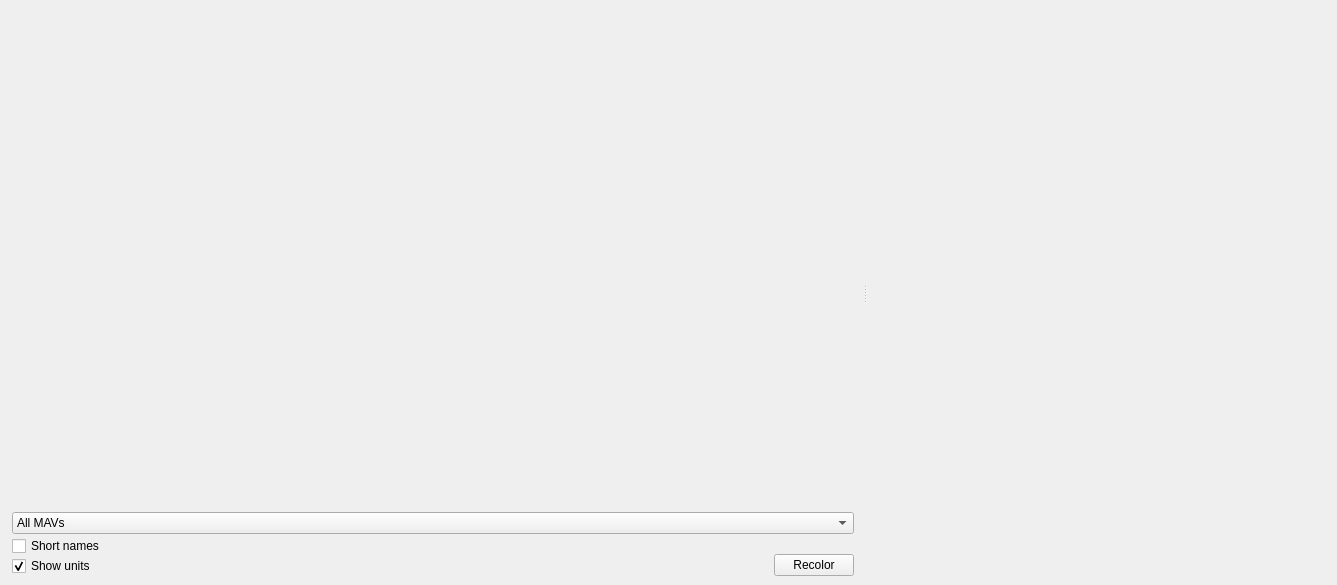
<?xml version="1.0" encoding="UTF-8"?>
<ui version="4.0">
 <class>linechart</class>
 <widget class="QWidget" name="linechart">
  <property name="geometry">
   <rect>
    <x>0</x>
    <y>0</y>
    <width>1337</width>
    <height>585</height>
   </rect>
  </property>
  <property name="sizePolicy">
   <sizepolicy hsizetype="Expanding" vsizetype="Expanding">
    <horstretch>3</horstretch>
    <verstretch>2</verstretch>
   </sizepolicy>
  </property>
  <property name="minimumSize">
   <size>
    <width>300</width>
    <height>200</height>
   </size>
  </property>
  <property name="windowTitle">
   <string>Form</string>
  </property>
  <property name="styleSheet">
   <string notr="true"/>
  </property>
  <layout class="QHBoxLayout" name="horizontalLayout_2">
   <property name="leftMargin">
    <number>6</number>
   </property>
   <property name="topMargin">
    <number>6</number>
   </property>
   <property name="rightMargin">
    <number>6</number>
   </property>
   <property name="bottomMargin">
    <number>6</number>
   </property>
   <item>
    <widget class="QSplitter" name="splitter">
     <property name="frameShape">
      <enum>QFrame::NoFrame</enum>
     </property>
     <property name="midLineWidth">
      <number>1</number>
     </property>
     <property name="orientation">
      <enum>Qt::Horizontal</enum>
     </property>
     <property name="handleWidth">
      <number>10</number>
     </property>
     <widget class="QWidget" name="curveGroupBox" native="true">
      <layout class="QGridLayout" name="gridLayout" rowstretch="50,0">
       <property name="leftMargin">
        <number>6</number>
       </property>
       <property name="topMargin">
        <number>6</number>
       </property>
       <property name="rightMargin">
        <number>6</number>
       </property>
       <property name="bottomMargin">
        <number>3</number>
       </property>
       <item row="0" column="0">
        <widget class="QScrollArea" name="curveListWidget">
         <property name="sizePolicy">
          <sizepolicy hsizetype="Minimum" vsizetype="Expanding">
           <horstretch>0</horstretch>
           <verstretch>0</verstretch>
          </sizepolicy>
         </property>
         <property name="minimumSize">
          <size>
           <width>60</width>
           <height>150</height>
          </size>
         </property>
         <property name="baseSize">
          <size>
           <width>60</width>
           <height>150</height>
          </size>
         </property>
         <property name="autoFillBackground">
          <bool>false</bool>
         </property>
         <property name="styleSheet">
          <string notr="true"/>
         </property>
         <property name="frameShape">
          <enum>QFrame::NoFrame</enum>
         </property>
         <property name="frameShadow">
          <enum>QFrame::Sunken</enum>
         </property>
         <property name="widgetResizable">
          <bool>true</bool>
         </property>
         <property name="alignment">
          <set>Qt::AlignLeading|Qt::AlignLeft|Qt::AlignTop</set>
         </property>
         <widget class="QWidget" name="scrollAreaWidgetContents">
          <property name="geometry">
           <rect>
            <x>0</x>
            <y>0</y>
            <width>830</width>
            <height>496</height>
           </rect>
          </property>
         </widget>
        </widget>
       </item>
       <item row="1" column="0">
        <layout class="QVBoxLayout" name="verticalLayout_2">
         <property name="spacing">
          <number>2</number>
         </property>
         <item>
          <widget class="QComboBox" name="uasSelectionBox">
           <item>
            <property name="text">
             <string>All MAVs</string>
            </property>
           </item>
          </widget>
         </item>
         <item>
          <layout class="QHBoxLayout" name="horizontalLayout" stretch="1,0">
           <property name="spacing">
            <number>0</number>
           </property>
           <item>
            <layout class="QVBoxLayout" name="verticalLayout_3">
             <property name="spacing">
              <number>0</number>
             </property>
             <item>
              <widget class="QCheckBox" name="shortNameCheckBox">
               <property name="toolTip">
                <string>Display only variable names in curve list</string>
               </property>
               <property name="text">
                <string>Short names</string>
               </property>
              </widget>
             </item>
             <item>
              <widget class="QCheckBox" name="showUnitsCheckBox">
               <property name="toolTip">
                <string>Display variable units in curve list</string>
               </property>
               <property name="whatsThis">
                <string>Display variable units in curve list</string>
               </property>
               <property name="text">
                <string>Show units</string>
               </property>
               <property name="checked">
                <bool>true</bool>
               </property>
              </widget>
             </item>
            </layout>
           </item>
           <item>
            <layout class="QVBoxLayout" name="verticalLayout_4">
             <property name="spacing">
              <number>0</number>
             </property>
             <property name="sizeConstraint">
              <enum>QLayout::SetMinimumSize</enum>
             </property>
             <property name="bottomMargin">
              <number>0</number>
             </property>
             <item>
              <spacer name="verticalSpacer_2">
               <property name="orientation">
                <enum>Qt::Vertical</enum>
               </property>
               <property name="sizeHint" stdset="0">
                <size>
                 <width>20</width>
                 <height>0</height>
                </size>
               </property>
              </spacer>
             </item>
             <item>
              <widget class="QPushButton" name="recolorButton">
               <property name="toolTip">
                <string>Rotate color scheme for all curves</string>
               </property>
               <property name="text">
                <string>Recolor</string>
               </property>
              </widget>
             </item>
             <item>
              <spacer name="verticalSpacer">
               <property name="orientation">
                <enum>Qt::Vertical</enum>
               </property>
               <property name="sizeType">
                <enum>QSizePolicy::Minimum</enum>
               </property>
               <property name="sizeHint" stdset="0">
                <size>
                 <width>20</width>
                 <height>0</height>
                </size>
               </property>
              </spacer>
             </item>
            </layout>
           </item>
          </layout>
         </item>
        </layout>
       </item>
      </layout>
     </widget>
     <widget class="QWidget" name="diagramGroupBox" native="true"/>
    </widget>
   </item>
  </layout>
 </widget>
 <resources/>
 <connections/>
</ui>
